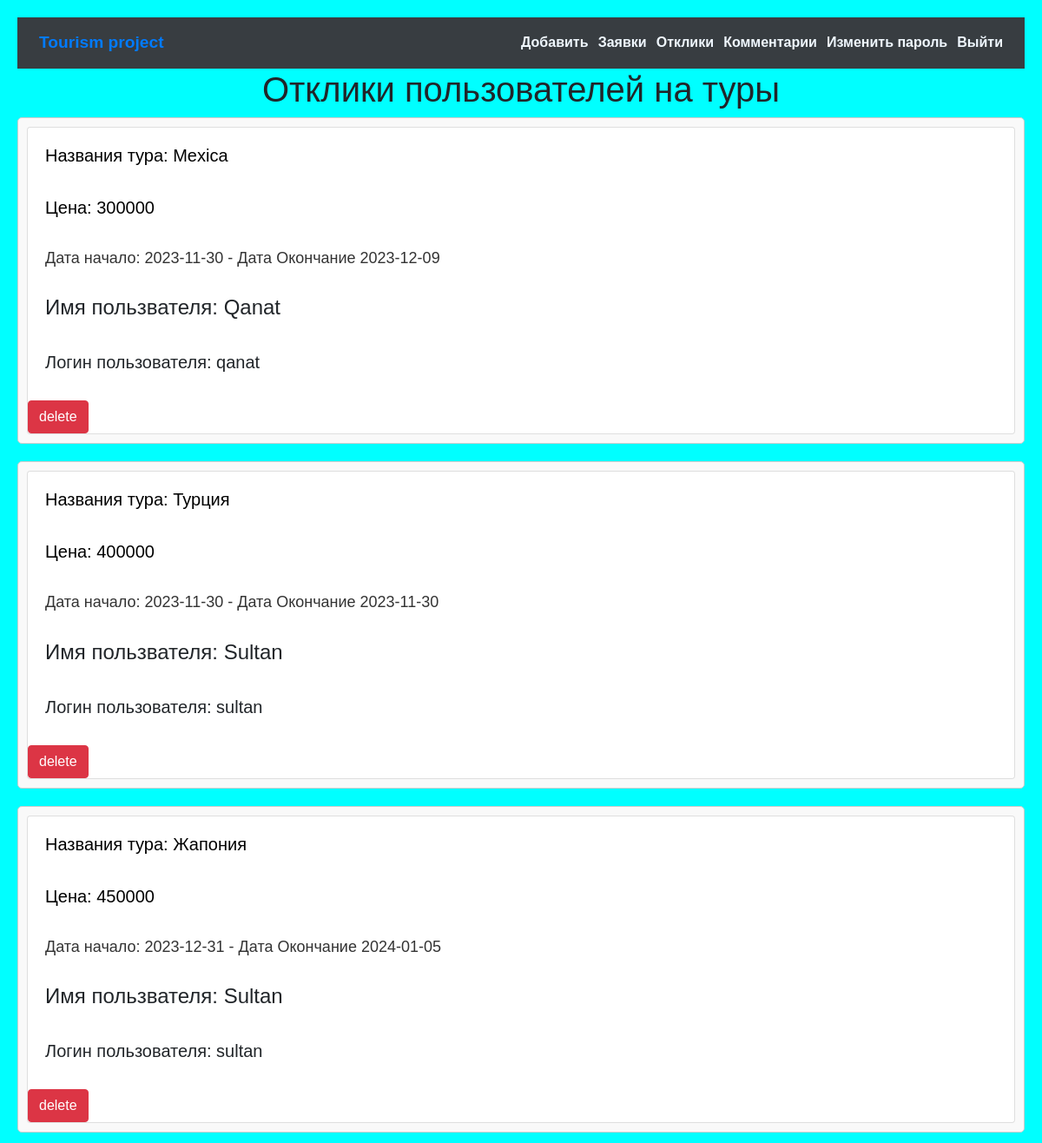
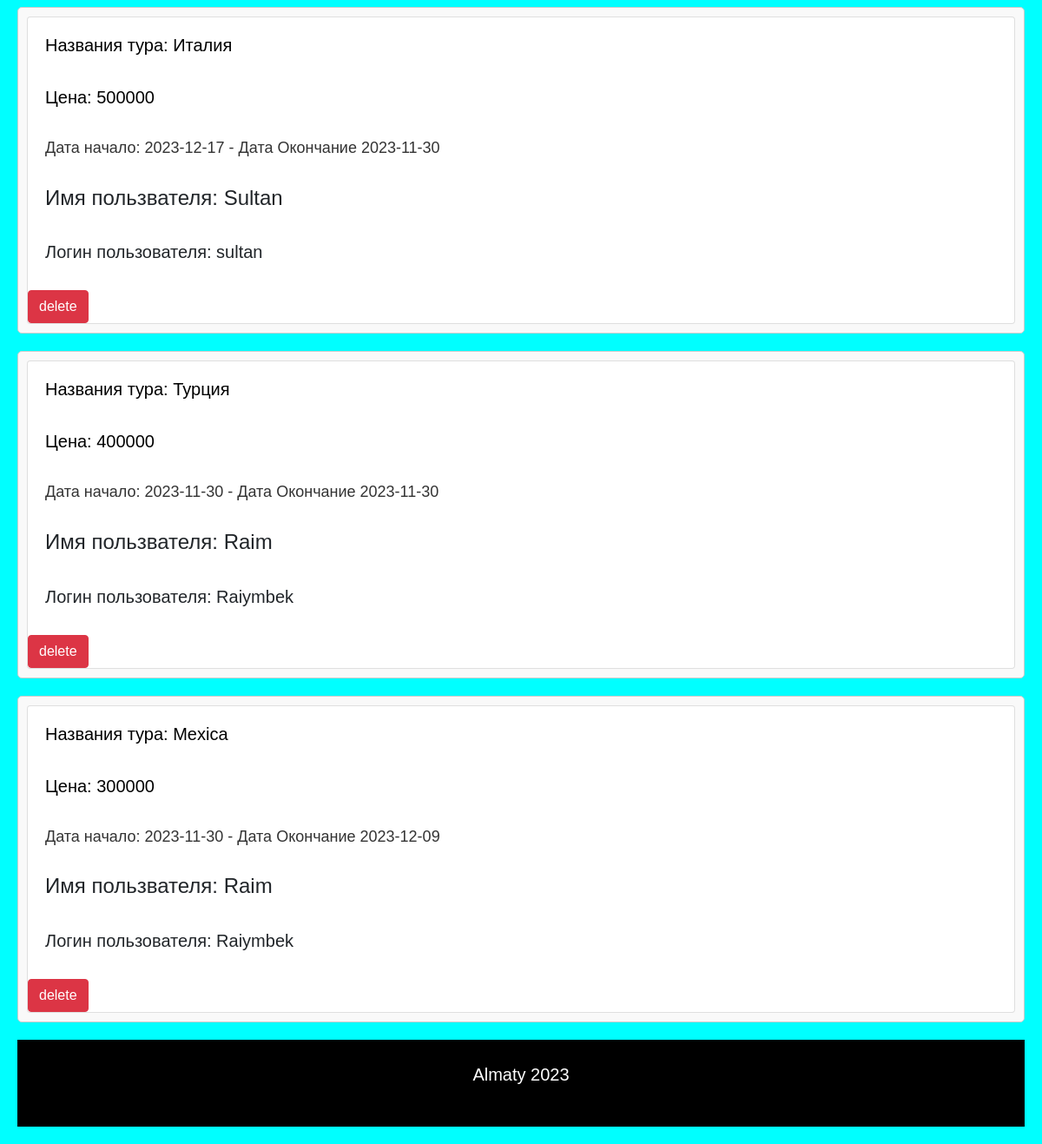
Page /admin/response_view.php on the committed database (2 pictures, top to bottom).
### tables this page shows
CREATE TABLE `response` (
  `id` int(11) NOT NULL,
  `userID` int(11) DEFAULT NULL,
  `tourID` int(11) DEFAULT NULL
);

CREATE TABLE `tour` (
  `id` int(10) NOT NULL,
  `title` varchar(25) NOT NULL,
  `price` int(25) NOT NULL,
  `image` text NOT NULL,
  `datastart` date NOT NULL,
  `dataend` date NOT NULL
);

CREATE TABLE `users` (
  `id` int(10) NOT NULL,
  `name` varchar(25) NOT NULL,
  `login` varchar(25) NOT NULL,
  `password` varchar(255) NOT NULL
);

### admin/response_view.php (the view, shortened to what this page needs)
<?php
$user = "root";
$password = "";
$host = "localhost";
$db = "tourism";
$dbn = "mysql:host=".$host.';dbname='.$db.';charset=utf8';
$pdo = new PDO($dbn, $user, $password);
$pdo->exec("USE $db");
$service = $pdo->prepare("SELECT r.*, t.title, t.price, t.datastart, t.dataend, u.name, u.login FROM response r INNER JOIN tour t ON r.tourID = t.id INNER JOIN users u ON r.userID = u.id order by id desc;");
$service->execute();
$res_serv = $service->fetchAll(PDO::FETCH_OBJ);
?>
<!DOCTYPE html>
<html lang="en">
<head>
    <link rel="stylesheet" href="/style.css">
    <link rel="stylesheet" href="https://stackpath.bootstrapcdn.com/bootstrap/4.5.2/css/bootstrap.min.css">
</head>
<?php require "../NavBar/header_admin.php" ?>
<body>
<h1 style="text-align: center">Отклики пользователей на туры</h1>
<?php foreach($res_serv as $serv):?>
    <div class="request">
        <div class="card h-100">
            <div class="card-body">
                <a class="black-link" href="/detailTour.php?id=<?php echo $serv->tourID; ?>" >
                <h5 class="card-title">Названия тура: <?php echo $serv->title?></h5>
                <br>
                <h5 class="card-title">Цена: <?php echo $serv->price?></h5>
                <br>
                <h3 class="card-text">Дата начало: <?php echo $serv->datastart?> - Дата Окончание <?php echo $serv->dataend?> </h3>
                <br>
                </a>
                <h4 class="card-title">Имя пользвателя: <?php echo $serv->name?></h4>
                <br>
                <h5 class="card-title">Логин пользователя: <?php echo $serv->login?></h5>
            </div>
            <form action="realising/delResponse.php" method="post" name="delRes">
                <button class="btn btn-danger" type="submit" name="del">delete</button>
            </form>
        </div>
    </div>
<?php endforeach; ?>
<?php require "../NavBar/footer.php" ?>
</body>
</html>

### style.css (style rules this page uses)
body { margin: 0; font-family: Raleway, sans-serif; color: darkblue }
.black-link { color: black; text-decoration: none; }

### admin/response_view.php (style rules this page uses)
body { font-family: Arial, sans-serif; margin: 0; padding: 20px; background-color: cyan; }
.request { margin-bottom: 20px; padding: 10px; border: 1px solid #ccc; border-radius: 5px; background-color: #f9f9f9; }
.request h3 { margin-top: 0; font-size: 18px; color: #333; }

### rows in the picture
response: tourID.title "Mexica", tourID.price "300000", tourID.datastart "2023-11-30", tourID.dataend "2023-12-09", userID.name "Qanat", userID.login "qanat"
response: tourID.title "Турция", tourID.price "400000", tourID.datastart "2023-11-30", tourID.dataend "2023-11-30", userID.name "Sultan", userID.login "sultan"
response: tourID.title "Жапония", tourID.price "450000", tourID.datastart "2023-12-31", tourID.dataend "2024-01-05", userID.name "Sultan", userID.login "sultan"
response: tourID.title "Италия", tourID.price "500000", tourID.datastart "2023-12-17", tourID.dataend "2023-11-30", userID.name "Sultan", userID.login "sultan"
response: tourID.title "Турция", tourID.price "400000", tourID.datastart "2023-11-30", tourID.dataend "2023-11-30", userID.name "Raim", userID.login "Raiymbek"
response: tourID.title "Mexica", tourID.price "300000", tourID.datastart "2023-11-30", tourID.dataend "2023-12-09", userID.name "Raim", userID.login "Raiymbek"
